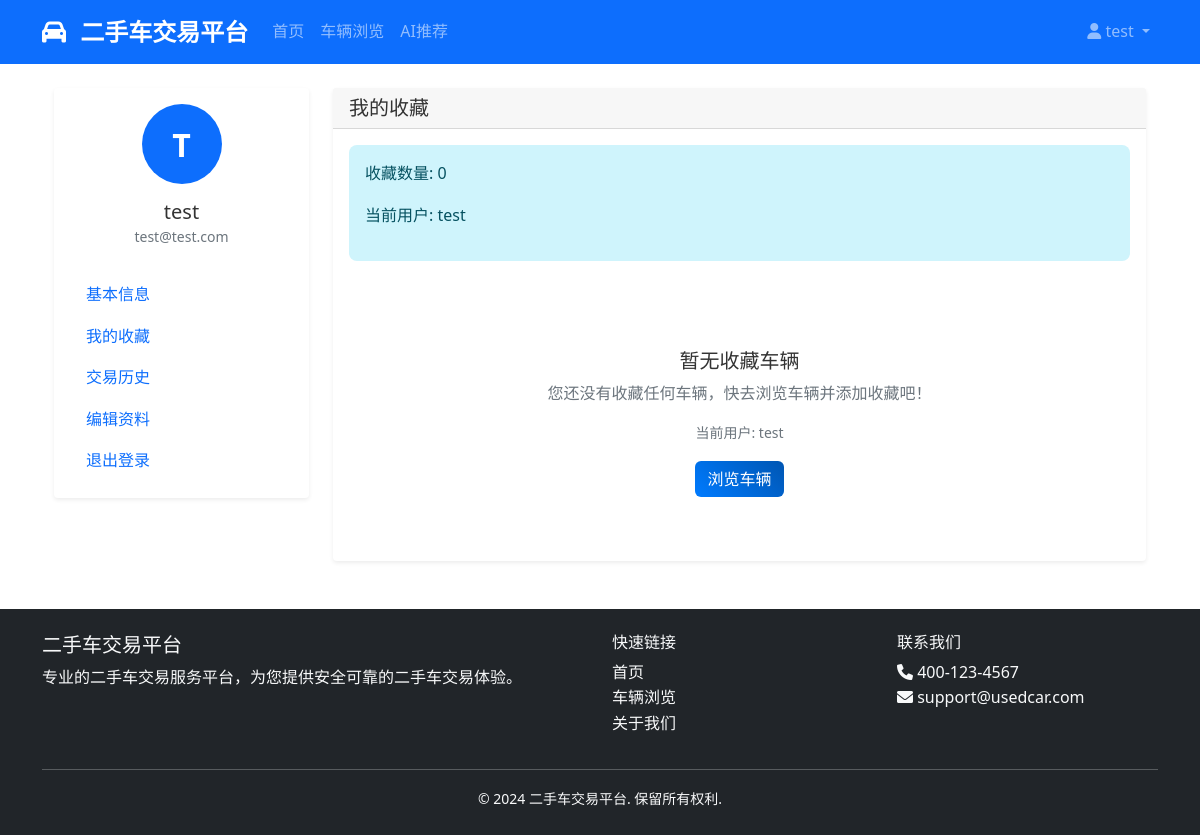
The page /users/favorites/ (signed in) on the database its author committed.
### users/models.py (models this page shows, shortened)
class CustomUser(AbstractUser):
    USER_TYPE_CHOICES = [
        ('buyer', '买家'),
        ('seller', '卖家'),
        ('admin', '管理员'),
    ]
    phone = models.CharField(_('手机号码'), max_length=15, unique=True, blank=True, null=True)
    email = models.EmailField(_('邮箱地址'), unique=True)
    user_type = models.CharField(_('用户类型'), max_length=10, choices=USER_TYPE_CHOICES, default='buyer')
    avatar = models.ImageField(_('头像'), upload_to='avatars/', blank=True, null=True)
    is_verified = models.BooleanField(_('是否验证'), default=False)
    created_at = models.DateTimeField(_('创建时间'), auto_now_add=True)
    updated_at = models.DateTimeField(_('更新时间'), auto_now=True)
    seller_license = models.CharField(_('营业执照'), max_length=50, blank=True, null=True)
    seller_address = models.TextField(_('商家地址'), blank=True, null=True)
    seller_description = models.TextField(_('商家描述'), blank=True, null=True)
    class Meta:
        verbose_name = _('用户')
        verbose_name_plural = _('用户')

### users/views.py (the view)
# urls.py: path('favorites/', views.favorite_cars, name='favorites'),
@login_required
def favorite_cars(request):
    favorites = FavoriteCar.objects.filter(user=request.user).select_related('car__brand', 'car__car_type').prefetch_related('car__images')
    return render(request, 'users/favorites.html', {'favorites': favorites, 'user': request.user})

### templates/users/favorites.html (shortened to what this page needs)
{% extends 'base.html' %}
{% block content %}
<div class="container mt-4">
    <div class="row">
        <div class="col-md-3">
            <div class="card">
                <div class="card-body">
                    <div class="text-center mb-4">
                        <div class="bg-primary text-white rounded-circle d-flex align-items-center justify-content-center mx-auto" style="width: 80px; height: 80px;">
                            <span class="fw-bold" style="font-size: 2rem;">{{ user.username|first|upper }}</span>
                        </div>
                        <h5 class="mt-3 mb-0">{{ user.username }}</h5>
                        <small class="text-muted">{{ user.email }}</small>
                    </div>
                    <nav class="nav flex-column">
                        <a class="nav-link" href="{% url 'user_profile' %}">
                             基本信息
                        </a>
                        <a class="nav-link active" href="{% url 'favorites' %}">
                             我的收藏
                        </a>
                        <a class="nav-link" href="{% url 'transaction_history' %}">
                             交易历史
                        </a>
                        <a class="nav-link" href="{% url 'profile_edit' %}">
                             编辑资料
                        </a>
                        <a class="nav-link" href="{% url 'logout' %}">
                             退出登录
                        </a>
                    </nav>
                </div>
            </div>
        </div>
        <div class="col-md-9">
            <div class="card">
                <div class="card-header">
                    <h5 class="mb-0">我的收藏</h5>
                </div>
                <div class="card-body">
                    <div class="alert alert-info d-none" id="debug-info">
                        <p>收藏数量: {{ favorites|length }}</p>
                        <p>当前用户: {{ user.username }}</p>
                    </div>
                    {% if favorites %}
                        <div class="row">
                            {% for favorite in favorites %}
                            <div class="col-md-6 mb-4">
                                <div class="card h-100">
                                    {% if favorite.car.images.exists %}
                                    <img src="{{ favorite.car.images.first.image.url }}" class="card-img-top" alt="{{ favorite.car.brand.name }} {{ favorite.car.model }}" style="height: 200px; object-fit: cover;">
                                    {% elif favorite.car.main_image and favorite.car.main_image.url %}
                                    <img src="{{ favorite.car.main_image.url }}" class="card-img-top" alt="{{ favorite.car.brand.name }} {{ favorite.car.model }}" style="height: 200px; object-fit: cover;">
                                    {% else %}
                                    <div class="card-img-top bg-light d-flex align-items-center justify-content-center" style="height: 200px;">
                                        <span class="text-muted">暂无图片</span>
                                    </div>
                                    {% endif %}
                                    <div class="card-body d-flex flex-column">
                                        <h5 class="card-title">{{ favorite.car.brand.name }} {{ favorite.car.model }}</h5>
                                        <p class="card-text text-muted">{{ favorite.car.car_type.name }} · {{ favorite.car.year }}年 · {{ favorite.car.mileage }}万公里</p>
                                        <div class="mt-auto">
                                            <p class="card-text"><strong class="text-primary">¥{{ favorite.car.current_price }}</strong></p>
                                            <div class="d-flex gap-2">
                                                <a href="{% url 'car_detail' favorite.car.id %}" class="btn btn-primary btn-sm flex-fill">查看详情</a>
                                                <button class="btn btn-outline-danger btn-sm favorite-btn" data-car-id="{{ favorite.car.id }}">
                                                    <i class="bi bi-heart-fill"></i>
                                                </button>
                                            </div>
                                        </div>
                                    </div>
                                    <div class="card-footer text-muted">
                                        <small>收藏时间：{{ favorite.created_at|date:"Y-m-d H:i" }}</small>
                                    </div>
                                </div>
                            </div>
                            {% endfor %}
                        </div>
                    {% else %}
                        <div class="text-center py-5">
                            <h5>暂无收藏车辆</h5>
                            <p class="text-muted">您还没有收藏任何车辆，快去浏览车辆并添加收藏吧！</p>
                            <p class="text-muted small">当前用户: {{ user.username }}</p>
                            <a href="{% url 'car_list' %}" class="btn btn-primary">浏览车辆</a>
                        </div>
                    {% endif %}
                </div>
            </div>
        </div>
    </div>
</div>
{% endblock %}

### templates/base.html (shortened to what this page needs)
<!DOCTYPE html>
<html lang="zh-CN">
<head>
    <link href="https://cdn.jsdelivr.net/npm/bootstrap@5.1.3/dist/css/bootstrap.min.css" rel="stylesheet">
    <link href="https://cdnjs.cloudflare.com/ajax/libs/font-awesome/6.0.0/css/all.min.css" rel="stylesheet">
    <link href="/static/css/style.css" rel="stylesheet">
</head>
<body>
    <nav class="navbar navbar-expand-lg navbar-dark bg-primary">
        <div class="container">
            <a class="navbar-brand" href="{% url 'home' %}">
                <i class="fas fa-car"></i> 二手车交易平台
            </a>
            <div class="collapse navbar-collapse" id="navbarNav">
                <ul class="navbar-nav me-auto">
                    <li class="nav-item">
                        <a class="nav-link" href="{% url 'home' %}">首页</a>
                    </li>
                    <li class="nav-item">
                        <a class="nav-link" href="{% url 'car_list' %}">车辆浏览</a>
                    </li>
                    <li class="nav-item">
                        <a class="nav-link" href="{% url 'ai_recommendation' %}">AI推荐</a>
                    </li>
                </ul>
                <ul class="navbar-nav">
                    {% if user.is_authenticated %}
                    <li class="nav-item dropdown">
                        <a class="nav-link dropdown-toggle" href="#" id="navbarDropdown" role="button" data-bs-toggle="dropdown">
                            <i class="fas fa-user"></i> {{ user.username }}
                        </a>
                    </li>
                    {% endif %}
                </ul>
            </div>
        </div>
    </nav>
    <main class="container my-4">
        {% block content %}
        {% endblock %}
    </main>
    <footer class="bg-dark text-light py-4 mt-5">
        <div class="container">
            <div class="row">
                <div class="col-md-6">
                    <h5>二手车交易平台</h5>
                    <p>专业的二手车交易服务平台，为您提供安全可靠的二手车交易体验。</p>
                </div>
                <div class="col-md-3">
                    <h6>快速链接</h6>
                    <ul class="list-unstyled">
                        <li><a href="{% url 'home' %}" class="text-light">首页</a></li>
                        <li><a href="{% url 'car_list' %}" class="text-light">车辆浏览</a></li>
                        <li><a href="#" class="text-light">关于我们</a></li>
                    </ul>
                </div>
                <div class="col-md-3">
                    <h6>联系我们</h6>
                    <ul class="list-unstyled">
                        <li><i class="fas fa-phone"></i> 400-123-4567</li>
                        <li><i class="fas fa-envelope"></i> support@usedcar.com</li>
                    </ul>
                </div>
            </div>
            <hr>
            <div class="text-center">
                <small>&copy; 2024 二手车交易平台. 保留所有权利.</small>
            </div>
        </div>
    </footer>
</body>
</html>

### static/css/style.css (style rules this page uses)
body { font-family: 'Segoe UI', Tahoma, Geneva, Verdana, sans-serif; line-height: 1.6; color: #333; }
.navbar-brand { font-weight: bold; font-size: 1.5rem; }
.navbar-brand i { margin-right: 0.5rem; }
.card { border: none; box-shadow: 0 0.125rem 0.25rem rgba(0, 0, 0, 0.075); transition: all 0.3s ease; }
.btn { border-radius: 0.375rem; font-weight: 500; transition: all 0.3s ease; }
.btn-primary { background: linear-gradient(45deg, #007bff, #0056b3); border: none; }
.alert { border: none; border-radius: 0.5rem; }
footer a { text-decoration: none; transition: color 0.3s ease; }

### rows shown on the page
CustomUser: username "test", username|first "T", email "test@test.com"

### other values the page prints
{{ favorites|length }} "0"
